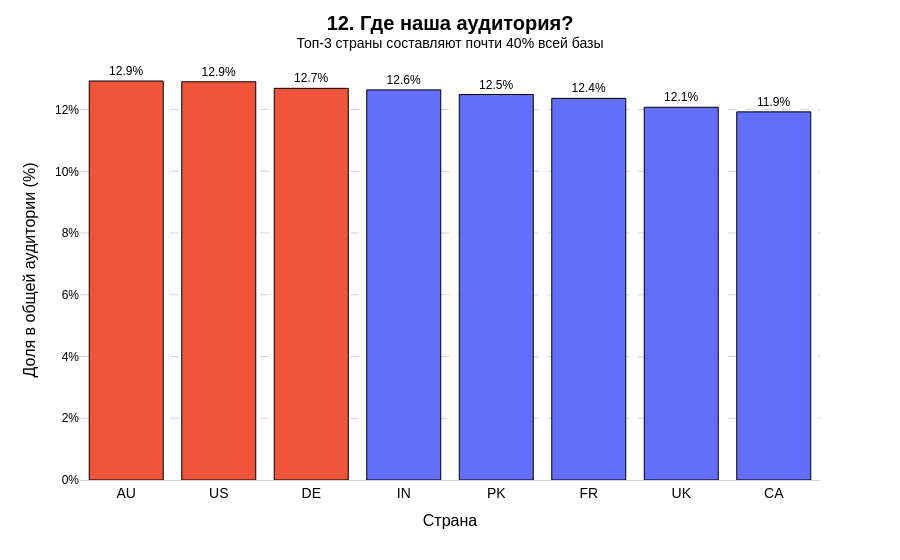

The cell this chart's notebook holds for it:
### Markdown cell above
### 12. Где наша аудитория?

*   **Идея:** хочу сделать рейтинг стран по их доле в общей пользовательской базе, чтобы понять, какие рынки вероятно самые главные.
*   **Зачем?** поможет изменить маркетинг в тех или инных регионах, а так же "точки", которые нельзя терять

### Code cell
# --- подготовка данных ---

# считаем, сколько юзеров в каждой стране
country_counts = df['country'].value_counts()
total_users = len(df)

# создаем новую табличку для удобства
country_share = pd.DataFrame({
    'country': country_counts.index,
    'user_count': country_counts.values
})

# считаем долю каждой страны в процентах
country_share['share_percentage'] = (country_share['user_count'] / total_users) * 100

# сортируем страны от большей к меньшей
country_share = country_share.sort_values('share_percentage', ascending=False)
# считаем накопленную долю (для подсказки при наведении)
country_share['cumulative_share'] = country_share['share_percentage'].cumsum()


# --- график ---

# рисуем столбчатую диаграмму
fig = px.bar(
    country_share,
    x='country', # ось x
    y='share_percentage', # ось y
    text=country_share['share_percentage'].apply(lambda x: f'{x:.1f}%'), # текст на столбцах
    hover_data={ # инфа при наведении
        'country': False,
        'share_percentage': ':.2f',
        'user_count': True,
        'cumulative_share': ':.1f'
    },
    labels={ # переименовываем подписи
        'country': 'Страна',
        'share_percentage': 'Доля в общей аудитории (%)',
        'user_count': 'Количество пользователей',
        'cumulative_share': 'Накопленная доля (%)'
    }
)


# --- украшаем ---

# выделяем топ-3 страны красным цветом для акцента
colors = ['#EF553B', '#EF553B', '#EF553B'] + ['#636EFA'] * (len(country_share) - 3)
fig.update_traces(marker_color=colors, marker_line=dict(width=1, color='black'))

# настраиваем положение текста на столбцах
fig.update_traces(textposition='outside', textfont_size=12)

# настраиваем общий вид
fig.update_layout(
    title_text="<b>12. Где наша аудитория?</b><br><sup>Топ-3 страны составляют почти 40% всей базы</sup>",
    title_x=0.5, # заголовок по центру
    plot_bgcolor='white',
    paper_bgcolor='white',
    font=dict(family="Arial, sans-serif", size=14, color="black"),
    xaxis=dict(
        title_font=dict(size=16),
        tickfont=dict(size=14),
        showline=True, linewidth=1, linecolor='lightgrey'
    ),
    yaxis=dict(
        title_font=dict(size=16),
        tickfont=dict(size=12),
        showgrid=True, gridwidth=1, gridcolor='lightgrey',
        griddash='dash',
        ticksuffix='%' # добавляем знак % к оси
    ),
    showlegend=False # легенда не нужна
)

# отображаем
fig.show()

### Figure 1 — Plotly figure (JSON) as saved in the notebook; plotly's stock layout.template omitted (floating-point values rounded to 4 significant figures)
{"data": [{"customdata": [[1034.0, 12.93], [1032.0, 25.83], [1015.0, 38.51], [1011.0, 51.15], [999.0, 63.64], [989.0, 76.0], [966.0, 88.08], [954.0, 100.0]], "hovertemplate": "Доля в общей аудитории (%)=%{y:.2f}<br>text=%{text}<br>Количество пользователей=%{customdata[0]}<br>Накопленная доля (%)=%{customdata[1]:.1f}<extra></extra>", "legendgroup": "", "marker": {"color": ["#EF553B", "#EF553B", "#EF553B", "#636EFA", "#636EFA", "#636EFA", "#636EFA", "#636EFA"], "line": {"color": "black", "width": 1}, "pattern": {"shape": ""}}, "name": "", "orientation": "v", "showlegend": false, "text": ["12.9%", "12.9%", "12.7%", "12.6%", "12.5%", "12.4%", "12.1%", "11.9%"], "textfont": {"size": 12}, "textposition": "outside", "type": "bar", "x": ["AU", "US", "DE", "IN", "PK", "FR", "UK", "CA"], "xaxis": "x", "y": [12.93, 12.9, 12.69, 12.64, 12.49, 12.36, 12.07, 11.92], "yaxis": "y"}], "layout": {"barmode": "relative", "font": {"color": "black", "family": "Arial, sans-serif", "size": 14}, "legend": {"tracegroupgap": 0}, "margin": {"t": 60}, "paper_bgcolor": "white", "plot_bgcolor": "white", "showlegend": false, "title": {"text": "<b>12. Где наша аудитория?</b><br><sup>Топ-3 страны составляют почти 40% всей базы</sup>", "x": 0.5}, "xaxis": {"anchor": "y", "domain": [0, 1], "linecolor": "lightgrey", "linewidth": 1, "showline": true, "tickfont": {"size": 14}, "title": {"font": {"size": 16}, "text": "Страна"}}, "yaxis": {"anchor": "x", "domain": [0, 1], "gridcolor": "lightgrey", "griddash": "dash", "gridwidth": 1, "showgrid": true, "tickfont": {"size": 12}, "ticksuffix": "%", "title": {"font": {"size": 16}, "text": "Доля в общей аудитории (%)"}}}}
